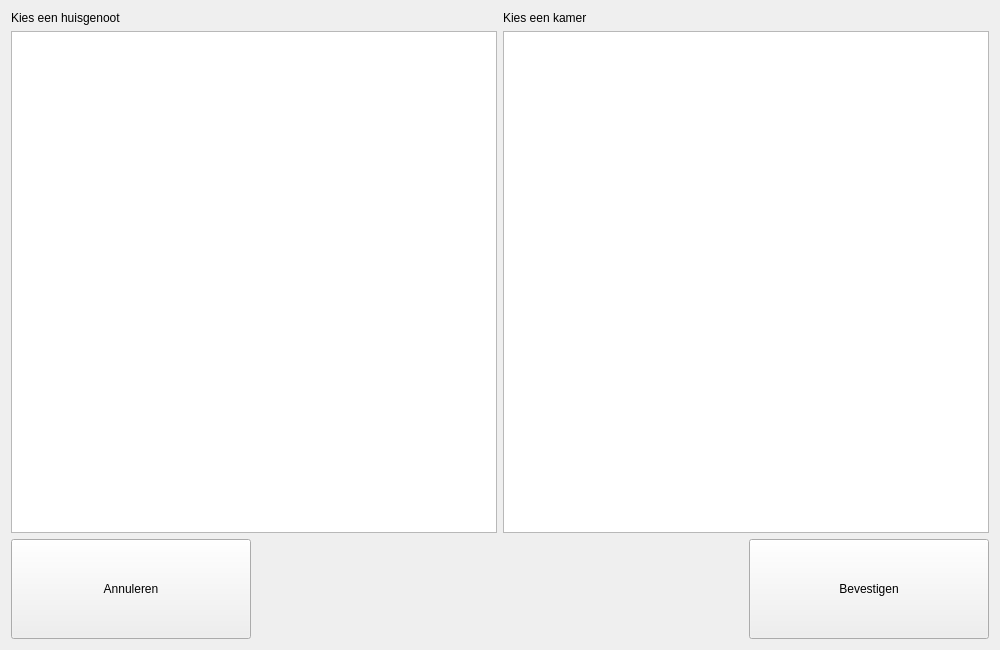
<?xml version="1.0" encoding="UTF-8"?>
<ui version="4.0">
 <class>MoveMemberDialog</class>
 <widget class="QDialog" name="MoveMemberDialog">
  <property name="geometry">
   <rect>
    <x>0</x>
    <y>0</y>
    <width>1000</width>
    <height>650</height>
   </rect>
  </property>
  <property name="windowTitle">
   <string>Dialog</string>
  </property>
  <layout class="QGridLayout" name="gridLayout">
   <item row="0" column="0">
    <widget class="QLabel" name="label">
     <property name="text">
      <string>Kies een huisgenoot</string>
     </property>
    </widget>
   </item>
   <item row="2" column="0">
    <widget class="QPushButton" name="btCancel">
     <property name="minimumSize">
      <size>
       <width>0</width>
       <height>100</height>
      </size>
     </property>
     <property name="focusPolicy">
      <enum>Qt::NoFocus</enum>
     </property>
     <property name="text">
      <string>Annuleren</string>
     </property>
    </widget>
   </item>
   <item row="1" column="2" colspan="2">
    <widget class="QListWidget" name="lRooms">
     <property name="font">
      <font>
       <pointsize>16</pointsize>
      </font>
     </property>
    </widget>
   </item>
   <item row="1" column="0" colspan="2">
    <widget class="QListWidget" name="lMembers">
     <property name="font">
      <font>
       <pointsize>16</pointsize>
      </font>
     </property>
    </widget>
   </item>
   <item row="2" column="1">
    <spacer name="horizontalSpacer">
     <property name="orientation">
      <enum>Qt::Horizontal</enum>
     </property>
     <property name="sizeType">
      <enum>QSizePolicy::Maximum</enum>
     </property>
     <property name="sizeHint" stdset="0">
      <size>
       <width>40</width>
       <height>20</height>
      </size>
     </property>
    </spacer>
   </item>
   <item row="2" column="3">
    <widget class="QPushButton" name="btConfirm">
     <property name="minimumSize">
      <size>
       <width>0</width>
       <height>100</height>
      </size>
     </property>
     <property name="focusPolicy">
      <enum>Qt::NoFocus</enum>
     </property>
     <property name="text">
      <string>Bevestigen</string>
     </property>
    </widget>
   </item>
   <item row="2" column="2">
    <spacer name="horizontalSpacer_2">
     <property name="orientation">
      <enum>Qt::Horizontal</enum>
     </property>
     <property name="sizeType">
      <enum>QSizePolicy::Maximum</enum>
     </property>
     <property name="sizeHint" stdset="0">
      <size>
       <width>40</width>
       <height>20</height>
      </size>
     </property>
    </spacer>
   </item>
   <item row="0" column="2" colspan="2">
    <widget class="QLabel" name="label_2">
     <property name="text">
      <string>Kies een kamer</string>
     </property>
    </widget>
   </item>
  </layout>
 </widget>
 <resources/>
 <connections/>
</ui>
